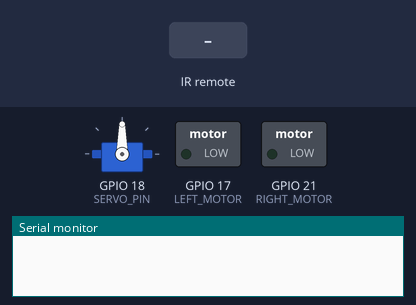
Recording of a program running on a simulated ESP32. On the bench: servo, switched loads named in the program (green lamp = pin HIGH), the last lines printed to the serial monitor. The inputs (shaded band) are chosen by the test bench.

Above: at 1.2 s.
1.3 s: infrared code 0xE718FF00 received
At 1.42 s:
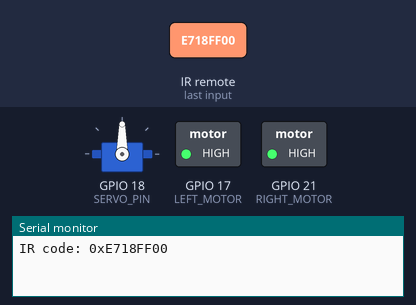
3.0 s: infrared code 0xF708FF00 received
At 3.12 s:
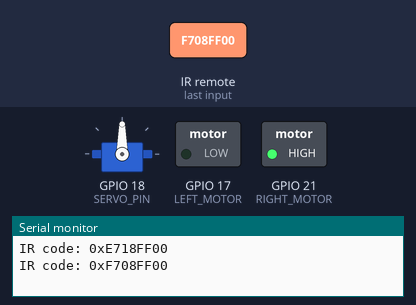
4.7 s: infrared code 0xA55AFF00 received
At 4.82 s:
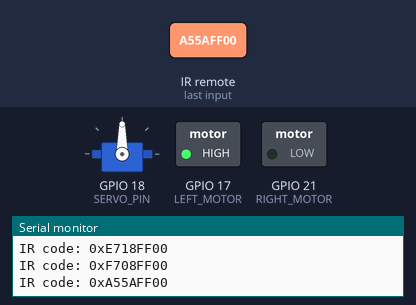
6.4 s: infrared code 0xE31CFF00 received
At 6.9 s:
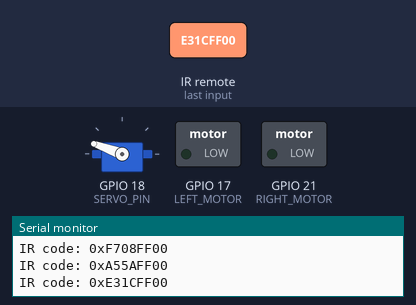
7.9 s: infrared code 0xE718FF00 received
At 8.02 s:
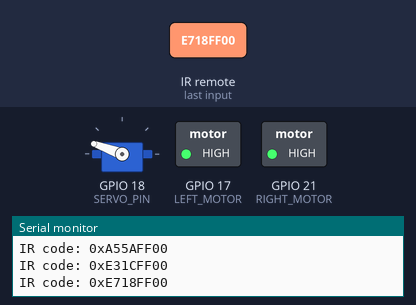
9.6 s: infrared code 0xF708FF00 received
At 9.72 s:
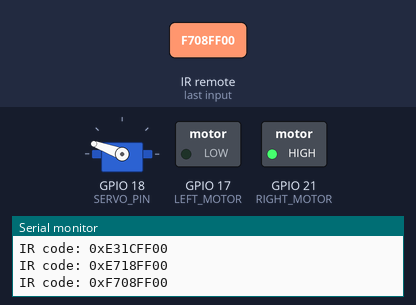
Timing chart, 0 to 12.3 s (numbered marks = the images above; inputs shaded):
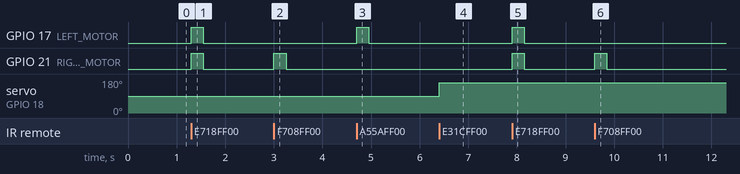

The program:

main.cpp
```cpp
#include <stdint.h>
#include <Arduino.h>
#include <ESP32Servo.h>
#include <IRremote.hpp>
#include "DC_motor.hpp"

#define SERVO_PIN 18
#define IR_PIN 19

#define IR_REMOTE_2 0xE718FF00
#define IR_REMOTE_4 0xF708FF00
#define IR_REMOTE_6 0xA55AFF00
#define IR_REMOTE_5 0xE31CFF00
#define IR_REMOTE_8 0xAD52FF00

Servo trayServo;

uint32_t lastCode = 0;
unsigned long lastSignalTime = 0;
const unsigned long TIMEOUT_MS = 250;

void setup() {
    Serial.begin(115200);
    trayServo.attach(SERVO_PIN);
    IrReceiver.begin(IR_PIN, ENABLE_LED_FEEDBACK);
    motorInit();
}

void loop() {
    if (IrReceiver.decode()) {
        uint32_t code = IrReceiver.decodedIRData.decodedRawData;
        IrReceiver.resume();

        // Handle repeat signal (0xFFFFFFFF or 0x0)
        if ((code == 0xFFFFFFFF || code == 0x0) && lastCode != 0) {
            code = lastCode;
        } else {
            lastCode = code;
        }

        lastSignalTime = millis();

        Serial.print("IR code: 0x");
        Serial.println(code, HEX);

        if (code == IR_REMOTE_2) {  // Forward
            forward();
        } else if (code == IR_REMOTE_4) {  // Left
            turnLeft();
        } else if (code == IR_REMOTE_6) {  // Right
            turnRight();
        } else if (code == IR_REMOTE_5) {  // Open tray
            stop();
            trayServo.write(160);
            delay(1500);
        } else if (code == IR_REMOTE_8) {  // Close tray
            stop();
            trayServo.write(95);
            delay(1500);
        }
    }

    // Stop after no signal
    if (millis() - lastSignalTime > TIMEOUT_MS) {
        stop();
        lastCode = 0;
    }
}
```

DC_motor.hpp
```cpp
#ifndef DC_MOTOR_H
#define DC_MOTOR_H

#define RIGHT_MOTOR 21
#define LEFT_MOTOR 17

void stop();
void turnLeft();
void turnRight();
void forward();
void motorInit();
void motorTest();

#endif
```

Servo_motor.hpp
```cpp
#ifndef SERVO_MOTOR_HPP
#define SERVO_MOTOR_HPP

#include <Arduino.h>
#include <ESP32Servo.h>

// Change these to your actual servo GPIO pins
#define SERVO_ONE_PIN 18


// Function declarations
void servoInit();
void servoSetAngleOne(int angle);
void returnToOrigin();

#endif
```

DC_Motor.cpp
```cpp
#include "DC_motor.hpp"
#include <Arduino.h>


void motorInit(){
    pinMode(RIGHT_MOTOR, OUTPUT);
    pinMode(LEFT_MOTOR, OUTPUT);
}

void turnLeft(){
    digitalWrite(LEFT_MOTOR, LOW);
    digitalWrite(RIGHT_MOTOR, HIGH);
}

void turnRight(){
    digitalWrite(LEFT_MOTOR, HIGH);
    digitalWrite(RIGHT_MOTOR, LOW);
}

void forward(){
    digitalWrite(LEFT_MOTOR, HIGH);
    digitalWrite(RIGHT_MOTOR, HIGH);
}

void stop(){
    digitalWrite(LEFT_MOTOR, LOW);
    digitalWrite(RIGHT_MOTOR, LOW);
}

void motorTest(){
    stop();
    delay(2000);
    forward();
    delay(2000);
    turnLeft();
    delay(2000);
    turnRight();
    delay(2000);
}
```

Servo_motor.cpp
```cpp
#include "Servo_motor.hpp"

Servo servoOne;

// Measured speed: ~1 + 1/3 rotations per second = 480 degrees/sec
const float degPerSec = 480.0;
// Adjusted neutral for this servo
const int NEUTRAL_PWM = 93;

void servoInit() {
    servoOne.attach(SERVO_ONE_PIN);
    servoOne.write(NEUTRAL_PWM); // neutral → stop
}

// Move continuous servo to approximate angle (0-180)
void servoSetAngleOne(int angle) {
    angle = constrain(angle, 0, 180);
    int direction = (angle > NEUTRAL_PWM) ? 1 : -1;          // forward/backward
    float angleChange = abs(angle - NEUTRAL_PWM);            // relative to neutral
    int pwm = (direction > 0) ? 180 : 0;                     // full speed
    int timeMs = (angleChange / degPerSec) * 1000;           // duration in ms

    servoOne.write(pwm);         // start moving
    delay(timeMs);               // wait approximate movement
    // servoOne.write(NEUTRAL_PWM); // stop
}

void returnToOrigin() {
    servoOne.write(NEUTRAL_PWM);
}
```

Measured:
- after the input at 1.3 s, GPIO 17 (LEFT_MOTOR), GPIO 21 (RIGHT_MOTOR): LOW → HIGH at once, → LOW 0.25 s later
- after the input at 3.0 s, GPIO 21 (RIGHT_MOTOR): LOW → HIGH at once, → LOW 0.25 s later
- after the input at 4.7 s, GPIO 17 (LEFT_MOTOR): LOW → HIGH at once, → LOW 0.25 s later
- after the input at 6.4 s, servo on GPIO 18 (SERVO_PIN): 90° → 160° at once
- after the input at 7.9 s, GPIO 17 (LEFT_MOTOR), GPIO 21 (RIGHT_MOTOR): LOW → HIGH at once, → LOW 0.25 s later
- after the input at 9.6 s, GPIO 21 (RIGHT_MOTOR): LOW → HIGH at once, → LOW 0.25 s later
